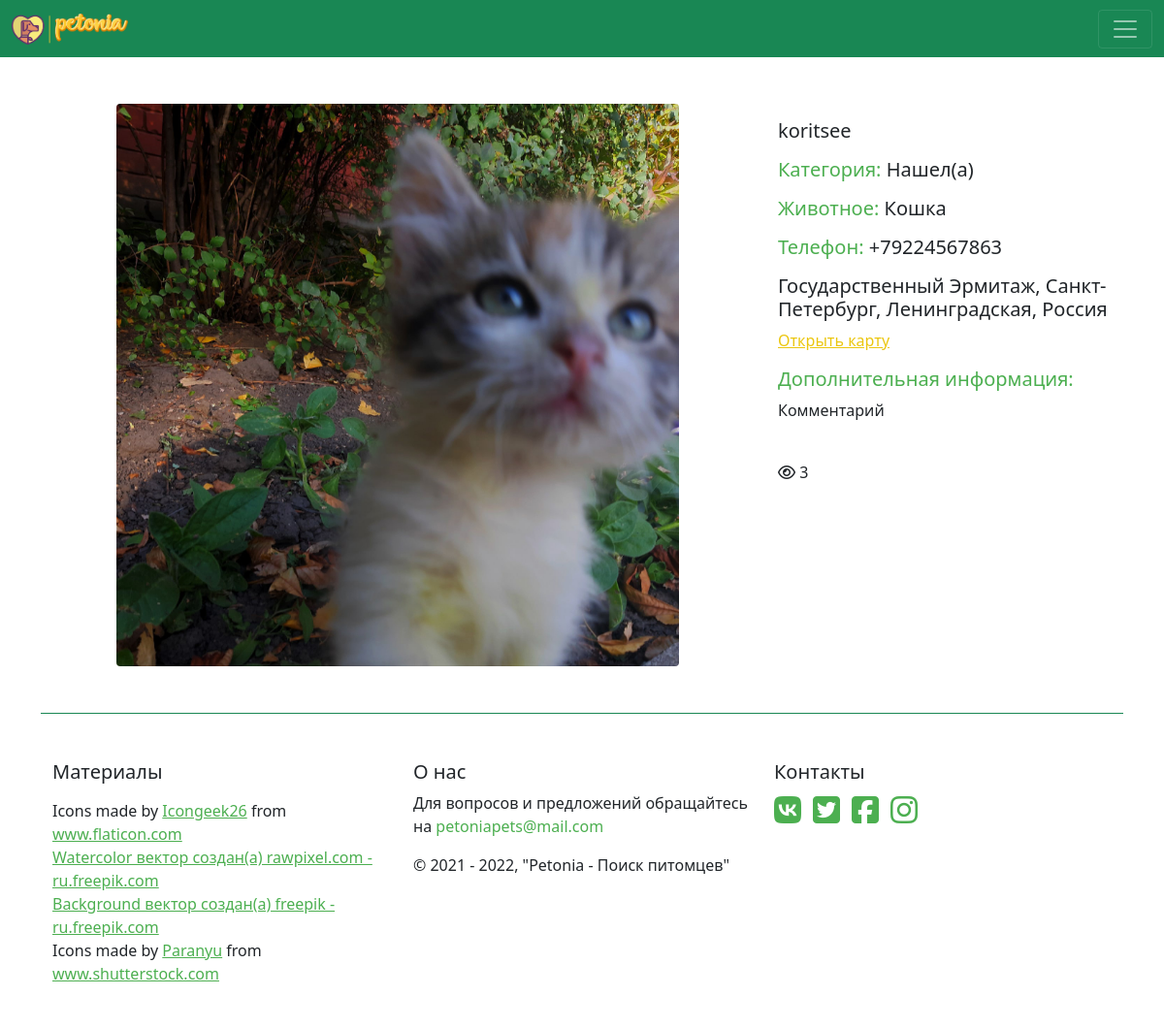
/post/16/, run on the app's committed database.
### petonia_app/models.py (models this page shows, shortened)
class Marker(models.Model):
    search = models.ForeignKey('Search', on_delete=models.PROTECT, null=True, verbose_name='Категория')
    animal = models.ForeignKey('Animal', on_delete=models.PROTECT, null=True, verbose_name='Животное')
    name = models.CharField(max_length=150, verbose_name='Имя')
    telephone = models.CharField(max_length=16, verbose_name='Телефон')
    street = models.CharField(max_length=150, verbose_name='Улица/Место')
    city = models.CharField(max_length=100, verbose_name='Город')
    region = models.ForeignKey('Region', on_delete=models.PROTECT, null=True, verbose_name='Область')
    country = models.CharField(max_length=100, verbose_name='Страна')
    comment = models.TextField(blank=True, verbose_name='Комментарий')
    photo = models.ImageField(upload_to='photos/%Y/%m/%d/', verbose_name='Фото', blank=True)
    created_at = models.DateTimeField(auto_now_add=True, verbose_name='Дата создания')
    views = models.IntegerField(default=0, verbose_name='Просмотры')
    class Meta:
        verbose_name = 'Метка'
        verbose_name_plural = 'Метки'
        ordering = ['-created_at']

class Search(models.Model):
    looking_for = models.CharField(max_length=50, db_index=True, verbose_name='Наименование категории')
    def __str__(self):
        return self.looking_for
    class Meta:
        verbose_name = 'Категория'
        verbose_name_plural = 'Категории'
        ordering = ['looking_for']

class Animal(models.Model):
    animal_name = models.CharField(max_length=50, db_index=True, verbose_name='Вид животного')
    def __str__(self):
        return self.animal_name
    class Meta:
        verbose_name = 'Животное'
        verbose_name_plural = 'Животные'
        ordering = ['animal_name']

class Region(models.Model):
    reg_name = models.CharField(max_length=50, db_index=True, verbose_name='Название области')
    def __str__(self):
        return self.reg_name
    class Meta:
        verbose_name = 'Область'
        verbose_name_plural = 'Области'
        ordering = ['reg_name']

### petonia_app/views.py (the view)
# urls.py: path('post/<int:pk>/', GetPost.as_view(), name='post'),
class GetPost(DetailView):
    model = Marker
    template_name = 'petonia_app/single.html'
    context_object_name = 'marker'
    def get_context_data(self, *, object_list=None, **kwargs):
        context = super().get_context_data(**kwargs)
        self.object.views = F('views') + 1
        self.object.save()
        self.object.refresh_from_db()
        return context

### petonia_app/templates/petonia_app/single.html
{% extends 'base.html' %}
{% load static %}
{% block content %}
<div class="container mt-5">
    <div class="row">
        <div class="col-8">
            {% if marker.photo %}
            <div class="text-center"><img src="{{ marker.photo.url }}" class="img-fluid rounded img-single"></div>
            {% else %}
            <div class="text-center"><img src="{% static 'images\none_photo_480.png' %}" class="img-fluid rounded">
            </div>
            {% endif %}
        </div>
        <div class="col-4">
            <p><h5>{{ marker.name }}</h5></p>
            <p><h5><span class="footer-green">Категория: </span>{{ marker.search }}</h5></p>
            <p><h5><span class="footer-green">Животное: </span>{{ marker.animal }}</h5></p>
            <p><h5><span class="footer-green">Телефон: </span>{{ marker.telephone }}</h5></p>
            <p><h5>{{ marker.street }}, {{ marker.city }}, {{ marker.region }}, {{ marker.country }}</h5> <a
                href="{% url 'map' %}" class="link-single">Открыть карту</a></p>
            {% if marker.comment %}
            <p class="geo_data"><h5 class="footer-green">Дополнительная информация: </h5>{{ marker.comment }}</p>
            {% endif %}
            <br><i class="fa fa-eye" aria-hidden="true"></i> {{ marker.views }}
        </div>
    </div>
</div>
{% endblock %}

### petonia/static/css/stl06.css (style rules this page uses)
.footer-green { color: #4CAF50; }
.img-single { max-height: 580px !important; }
.link-single { color: #ebc60e; }

### data on the page
Marker: photo (picture), name "koritsee", search "Нашел(а)", animal "Кошка", telephone "+79224567863", street "Государственный Эрмитаж", city "Санкт-Петербург", region "Ленинградская", country "Россия", comment "Комментарий", views "3"
